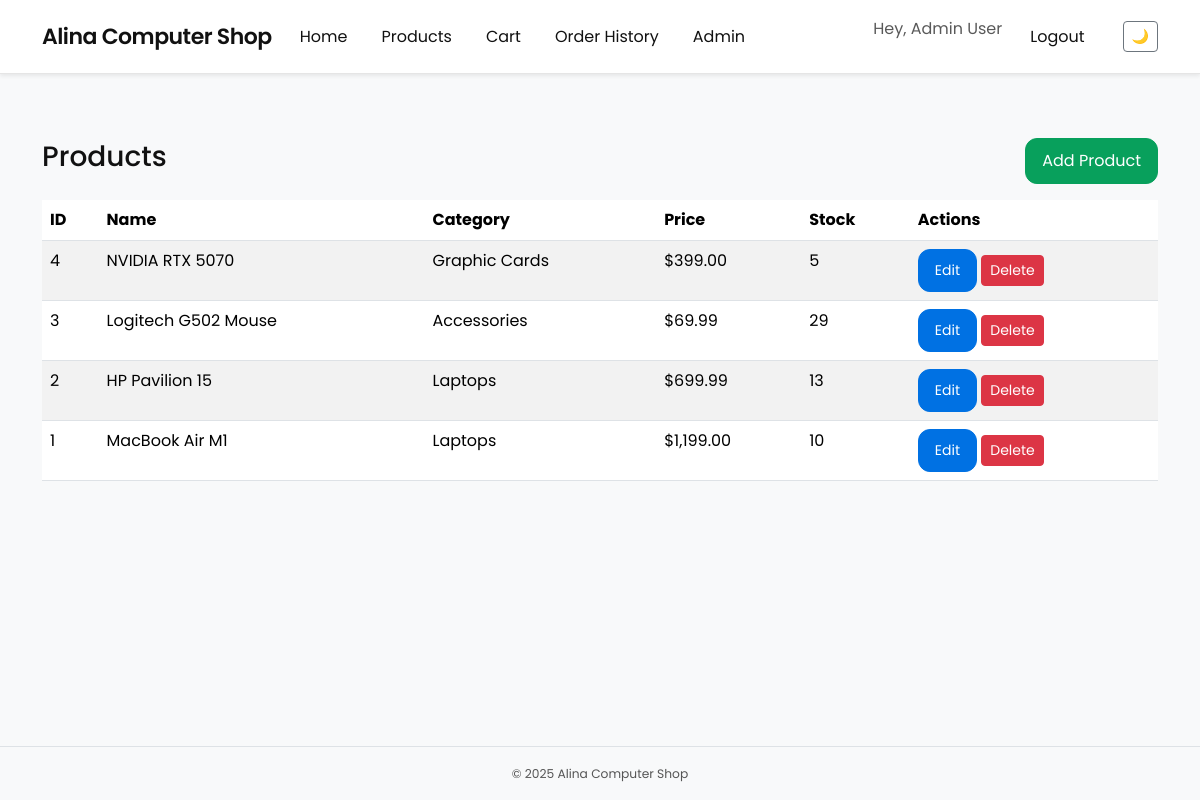
/admin/products.php (signed in), run on the app's committed database.
### tables this page shows
CREATE TABLE `products` (
  `id` int(11) NOT NULL,
  `name` varchar(150) NOT NULL,
  `description` text DEFAULT NULL,
  `price` decimal(10,2) NOT NULL,
  `image_url` varchar(255) DEFAULT NULL,
  `category` varchar(100) DEFAULT NULL,
  `stock` int(11) DEFAULT 0,
  `created_at` timestamp NOT NULL DEFAULT current_timestamp()
);

### admin/products.php (the view, shortened to what this page needs)
<?php
require __DIR__ . '/_auth.php';
$result = $conn->query("SELECT id, name, price, category, stock FROM products ORDER BY id DESC");
include __DIR__ . '/../includes/header.php';
?>
<div class="d-flex justify-content-between align-items-center mb-3">
  <h1 class="h3">Products</h1>
  <a href="add_product.php" class="btn btn-success">Add Product</a>
</div>
<table class="table table-striped">
  <thead>
    <tr>
      <th>ID</th><th>Name</th><th>Category</th><th>Price</th><th>Stock</th><th>Actions</th>
    </tr>
  </thead>
  <tbody>
    <?php while ($row = $result->fetch_assoc()): ?>
      <tr>
        <td><?= $row['id'] ?></td>
        <td><?= htmlspecialchars($row['name']) ?></td>
        <td><?= htmlspecialchars($row['category']) ?></td>
        <td>$<?= number_format($row['price'], 2) ?></td>
        <td><?= (int)$row['stock'] ?></td>
        <td>
          <a href="edit_product.php?id=<?= $row['id'] ?>" class="btn btn-sm btn-primary">Edit</a>
          <a href="delete_product.php?id=<?= $row['id'] ?>" class="btn btn-sm btn-danger"
             onclick="return confirm('Delete this product?');">Delete</a>
        </td>
      </tr>
    <?php endwhile; ?>
  </tbody>
</table>
<?php include __DIR__ . '/../includes/footer.php'; ?>

### css/style.css (style rules this page uses)
body { background-color: #ffffff; font-family: "Poppins", sans-serif; color: #111111; }
.btn-primary { background-color: #0071e3 !important; border-color: #0071e3 !important; border-radius: 12px; padding: 10px 16px; }
.btn-success { background-color: #08a05c !important; border-color: #08a05c !important; border-radius: 12px; padding: 10px 16px; }
* { transition: background-color 0.25s ease, color 0.25s ease; }

### data on the page
products: id "4", name "NVIDIA RTX 5070", category "Graphic Cards", price "399.00", stock "5"
products: id "3", name "Logitech G502 Mouse", category "Accessories", price "69.99", stock "29"
products: id "2", name "HP Pavilion 15", category "Laptops", price "699.99", stock "13"
products: id "1", name "MacBook Air M1", category "Laptops", price "1,199.00", stock "10"

### other printed values
$store_name "Alina Computer Shop"
$_SESSION['user_name'] "Admin User"
